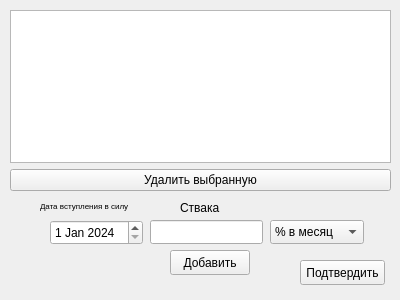
<?xml version="1.0" encoding="UTF-8"?>
<ui version="4.0">
 <class>Add_rate</class>
 <widget class="QDialog" name="Add_rate">
  <property name="geometry">
   <rect>
    <x>0</x>
    <y>0</y>
    <width>400</width>
    <height>300</height>
   </rect>
  </property>
  <property name="windowTitle">
   <string>Dialog</string>
  </property>
  <widget class="QStackedWidget" name="stackedWidget">
   <property name="geometry">
    <rect>
     <x>0</x>
     <y>0</y>
     <width>400</width>
     <height>300</height>
    </rect>
   </property>
   <property name="currentIndex">
    <number>1</number>
   </property>
   <widget class="QWidget" name="page_fix">
    <widget class="QLineEdit" name="lineEdit_rate">
     <property name="geometry">
      <rect>
       <x>100</x>
       <y>120</y>
       <width>113</width>
       <height>24</height>
      </rect>
     </property>
    </widget>
    <widget class="QComboBox" name="comboBox_persents_2">
     <property name="geometry">
      <rect>
       <x>220</x>
       <y>120</y>
       <width>94</width>
       <height>24</height>
      </rect>
     </property>
     <item>
      <property name="text">
       <string>% в год</string>
      </property>
     </item>
     <item>
      <property name="text">
       <string>% в месяц</string>
      </property>
     </item>
    </widget>
    <widget class="QLabel" name="label">
     <property name="geometry">
      <rect>
       <x>140</x>
       <y>100</y>
       <width>41</width>
       <height>16</height>
      </rect>
     </property>
     <property name="text">
      <string>Ставка</string>
     </property>
    </widget>
    <widget class="QPushButton" name="pushButton_confirm">
     <property name="geometry">
      <rect>
       <x>260</x>
       <y>240</y>
       <width>92</width>
       <height>25</height>
      </rect>
     </property>
     <property name="text">
      <string>Подетвердить</string>
     </property>
    </widget>
   </widget>
   <widget class="QWidget" name="page_change">
    <widget class="QPushButton" name="pushButton_add">
     <property name="geometry">
      <rect>
       <x>170</x>
       <y>250</y>
       <width>80</width>
       <height>25</height>
      </rect>
     </property>
     <property name="text">
      <string>Добавить</string>
     </property>
    </widget>
    <widget class="QLineEdit" name="lineEdit_rate_2">
     <property name="geometry">
      <rect>
       <x>150</x>
       <y>220</y>
       <width>113</width>
       <height>24</height>
      </rect>
     </property>
    </widget>
    <widget class="QComboBox" name="comboBox_persents">
     <property name="geometry">
      <rect>
       <x>270</x>
       <y>220</y>
       <width>94</width>
       <height>24</height>
      </rect>
     </property>
     <item>
      <property name="text">
       <string>% в месяц</string>
      </property>
     </item>
     <item>
      <property name="text">
       <string>% в год</string>
      </property>
     </item>
    </widget>
    <widget class="QDateEdit" name="dateEdit_date">
     <property name="geometry">
      <rect>
       <x>50</x>
       <y>220</y>
       <width>93</width>
       <height>25</height>
      </rect>
     </property>
     <property name="dateTime">
      <datetime>
       <hour>0</hour>
       <minute>0</minute>
       <second>0</second>
       <year>2024</year>
       <month>1</month>
       <day>1</day>
      </datetime>
     </property>
    </widget>
    <widget class="QLabel" name="label_2">
     <property name="geometry">
      <rect>
       <x>180</x>
       <y>200</y>
       <width>41</width>
       <height>16</height>
      </rect>
     </property>
     <property name="text">
      <string>Ствака</string>
     </property>
    </widget>
    <widget class="QLabel" name="label_3">
     <property name="geometry">
      <rect>
       <x>40</x>
       <y>200</y>
       <width>116</width>
       <height>12</height>
      </rect>
     </property>
     <property name="text">
      <string>&lt;html&gt;&lt;head/&gt;&lt;body&gt;&lt;p&gt;&lt;span style=&quot; font-size:6pt;&quot;&gt;Дата вступления в силу&lt;/span&gt;&lt;/p&gt;&lt;/body&gt;&lt;/html&gt;</string>
     </property>
    </widget>
    <widget class="QPushButton" name="pushButton_confirm_2">
     <property name="geometry">
      <rect>
       <x>300</x>
       <y>260</y>
       <width>85</width>
       <height>25</height>
      </rect>
     </property>
     <property name="text">
      <string>Подтвердить</string>
     </property>
    </widget>
    <widget class="QWidget" name="layoutWidget">
     <property name="geometry">
      <rect>
       <x>10</x>
       <y>10</y>
       <width>381</width>
       <height>181</height>
      </rect>
     </property>
     <layout class="QVBoxLayout" name="verticalLayout">
      <item>
       <widget class="QTableView" name="tableView"/>
      </item>
      <item>
       <widget class="QPushButton" name="pushButton_delete">
        <property name="text">
         <string>Удалить выбранную</string>
        </property>
       </widget>
      </item>
     </layout>
    </widget>
   </widget>
  </widget>
 </widget>
 <resources/>
 <connections/>
</ui>
